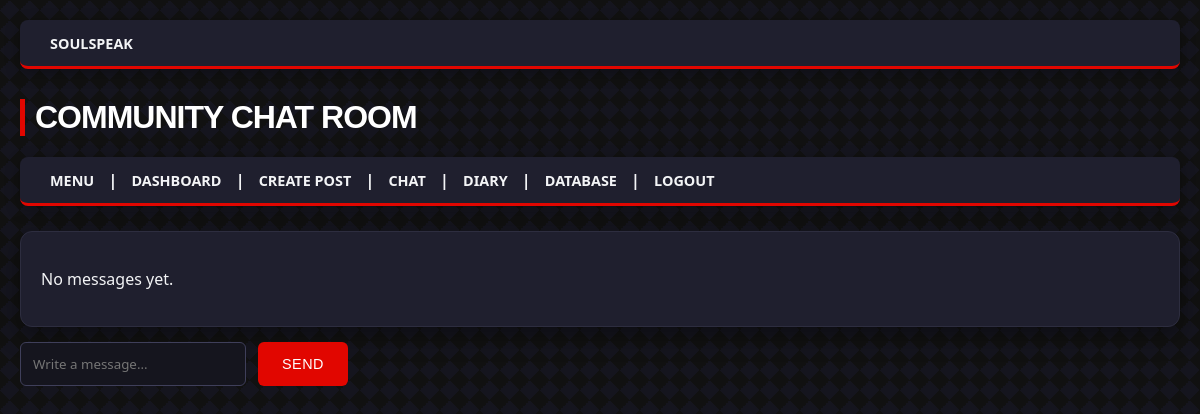
Page /chat (signed in) on the earlier database version.
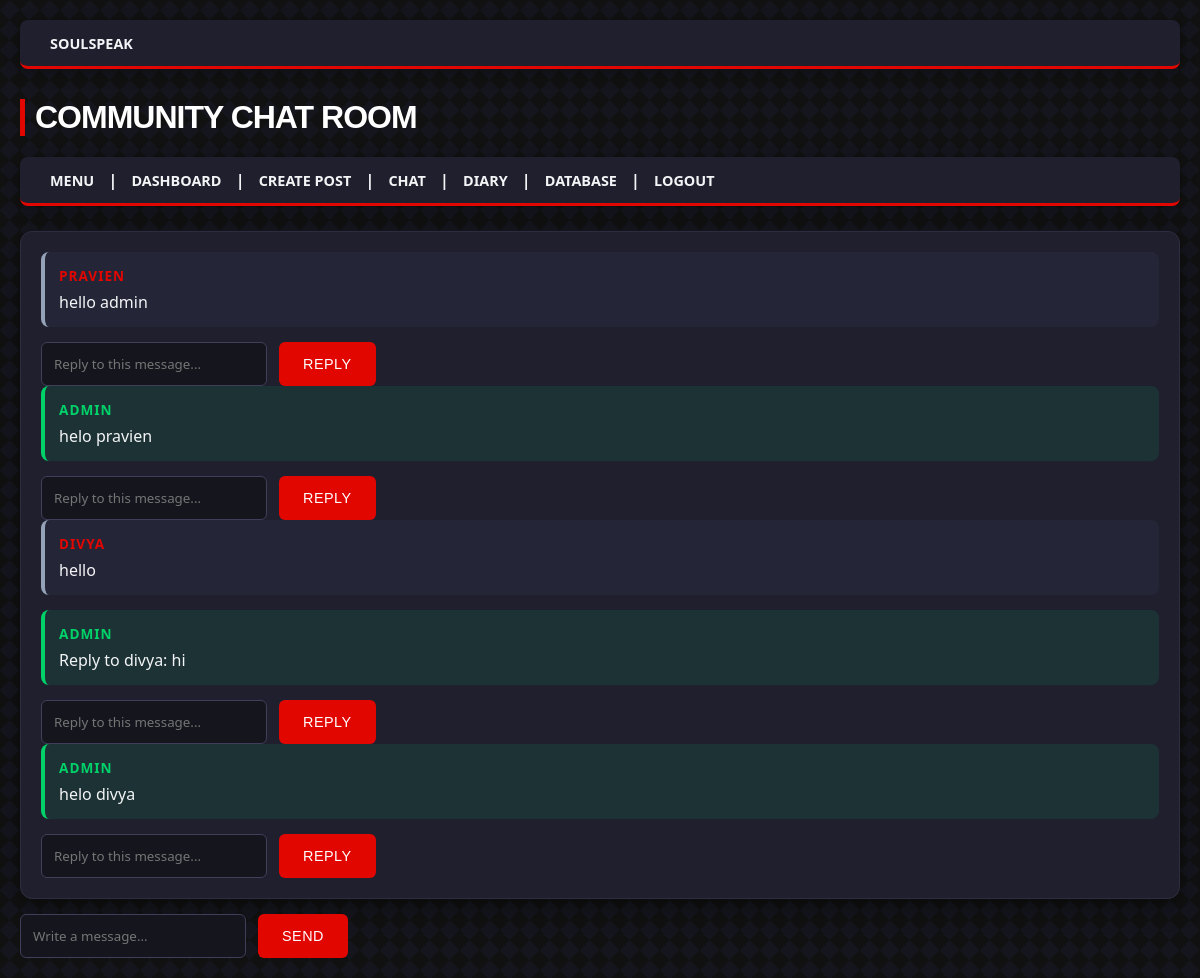
Same page on the later database version.
### app.py (models this page shows)
class Chat(db.Model):
    id = db.Column(
        db.Integer,
        primary_key=True
    )
    message = db.Column(
        db.Text,
        nullable=False
    )
    sender = db.Column(
        db.String(100),
        nullable=False
    )
    user_id = db.Column(
        db.Integer,
        db.ForeignKey('user.id')
    )
    recipient = db.Column(
        db.String(100),
        nullable=False,
        default='Admin'
    )
    reply_to = db.Column(
        db.Integer,
        db.ForeignKey('chat.id'),
        nullable=True
    )

### app.py (the view, shortened to what this page needs)
@app.route('/chat', methods=['GET', 'POST'])
@login_required
def chat():
    if current_user.username.lower() == 'admin':
        all_messages = Chat.query.order_by(Chat.id.asc()).all()
    else:
        all_messages = Chat.query.filter_by(
            user_id=current_user.id
        ).order_by(Chat.id.asc()).all()
    originals = [m for m in all_messages if not m.reply_to]
    replies_map = {}
    for m in all_messages:
        if m.reply_to:
            replies_map.setdefault(m.reply_to, []).append(m)
    return render_template(
        'chat.html',
        originals=originals,
        replies_map=replies_map,
        user=current_user.username
    )

### app.py (called while the page is built)
@login_manager.user_loader
def load_user(user_id):
    return User.query.get(int(user_id))

### templates/chat.html (shortened to what this page needs)
{% extends "base.html" %}
{% block content %}
<h1>Community Chat Room</h1>
<nav>
  <a href="{{ url_for('menu') }}">Menu</a> |
  <a href="{{ url_for('dashboard') }}">Dashboard</a> |
  <a href="{{ url_for('post') }}">Create Post</a> |
  <a href="{{ url_for('chat') }}">Chat</a> |
  <a href="{{ url_for('diary') }}">Diary</a> |
  <a href="{{ url_for('database_view') }}">Database</a> |
  <a href="{{ url_for('logout') }}">Logout</a>
</nav>
<div class="chat-box">
  {% if originals %}
    {% for msg in originals %}
      <div class="message {% if msg.sender and msg.sender.lower() == 'admin' %}admin{% endif %}">
        <strong>{{ msg.sender or 'User' }}</strong>
        <div>{{ msg.message }}</div>
      </div>
      {% if replies_map.get(msg.id) %}
        {% for reply in replies_map.get(msg.id) %}
          <div class="message reply {% if reply.sender and reply.sender.lower() == 'admin' %}admin{% endif %}">
            <strong>{{ reply.sender or 'User' }}</strong>
            <div>{{ reply.message }}</div>
          </div>
        {% endfor %}
      {% endif %}
      {% if user and user.lower() == 'admin' %}
        <form class="reply-form" method="POST" action="{{ url_for('chat') }}">
          <input type="text" name="reply_message" placeholder="Reply to this message..." required>
          <button type="submit">Reply</button>
        </form>
      {% endif %}
    {% endfor %}
  {% else %}
    <p>No messages yet.</p>
  {% endif %}
</div>
<form class="send-form" method="POST" action="{{ url_for('chat') }}">
  <input type="text" name="message" placeholder="Write a message..." required>
  <button type="submit">Send</button>
</form>
{% endblock %}

Differences in the rows shown:
added Chat: sender "PRAVIEN", message "hello admin", shown under "COMMUNITY CHAT ROOM"
added Chat: sender "ADMIN", message "helo pravien", shown under "COMMUNITY CHAT ROOM"
added Chat: sender "DIVYA", message "hello", shown under "COMMUNITY CHAT ROOM"
added Chat: sender "ADMIN", message "Reply to divya: hi", shown under "DIVYA"
added Chat: sender "ADMIN", message "helo divya", shown under "COMMUNITY CHAT ROOM"
Other differences:
text no longer shown: "No messages yet."
